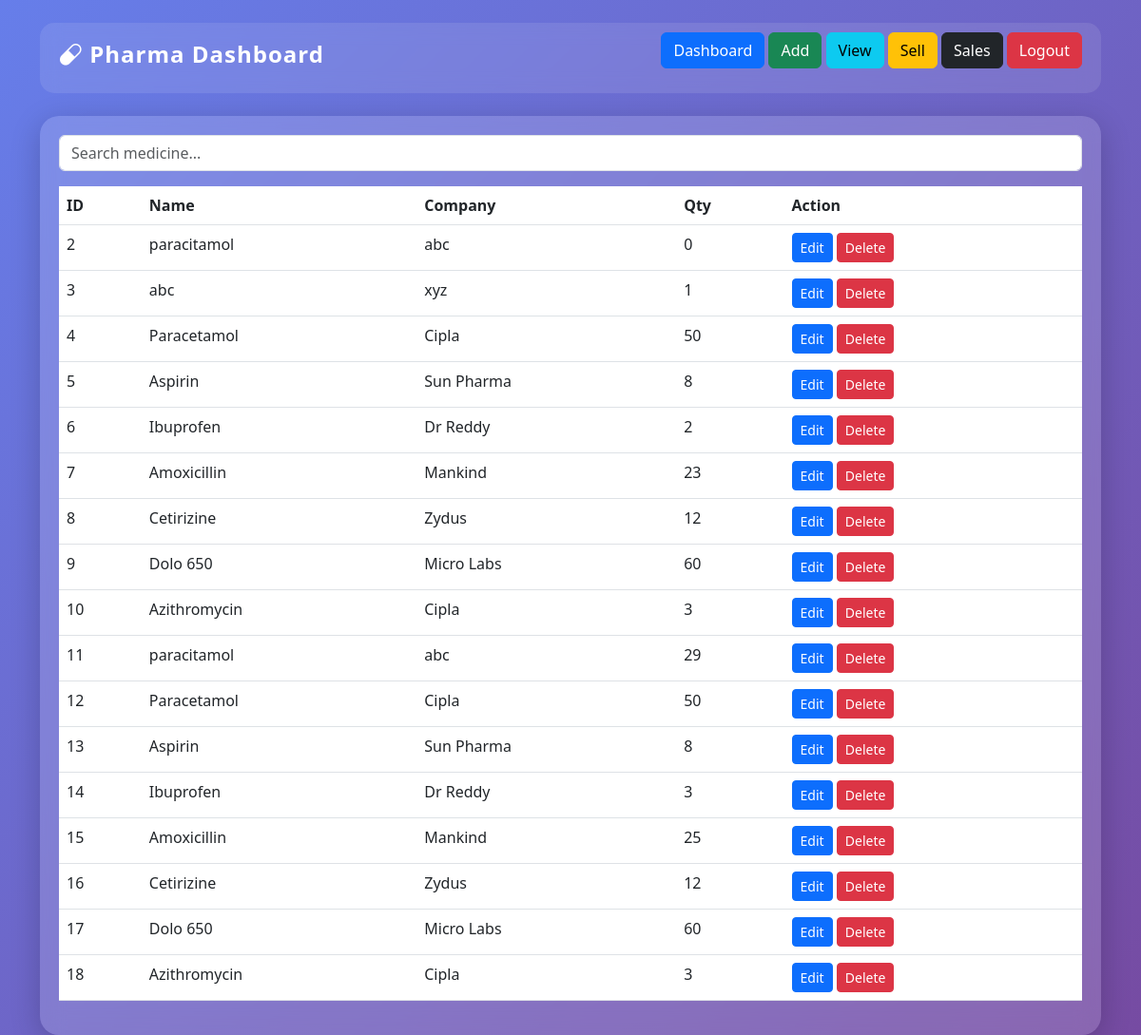
Before: /view (signed in) with the older database file.
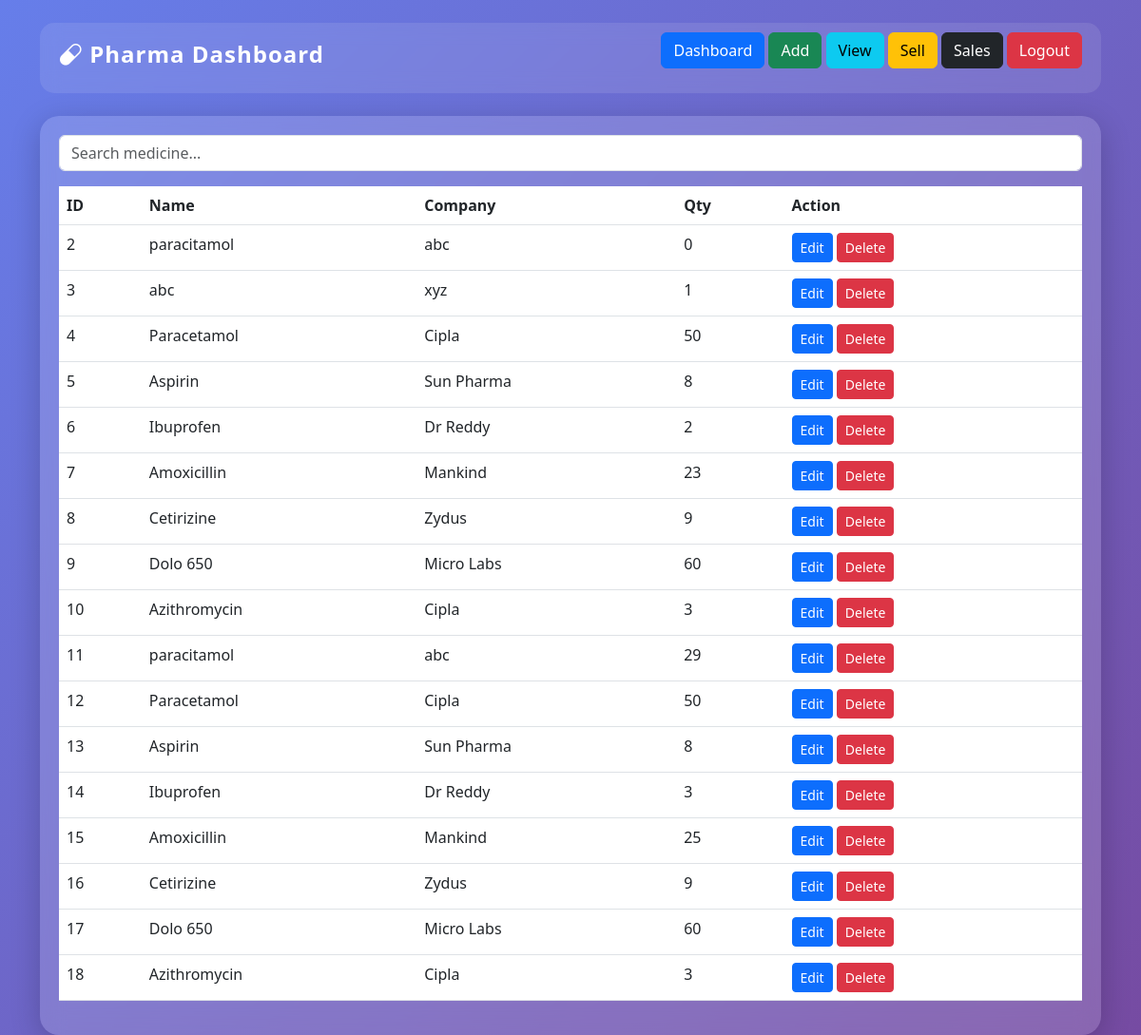
After: the same page with the newer database file.
### tables this page shows
CREATE TABLE medicine(
        id INTEGER PRIMARY KEY AUTOINCREMENT,
        name TEXT,
        company TEXT,
        price REAL,
        quantity INTEGER,
        expiry TEXT);

### app.py (the view)
@app.route("/view")
@role_required("admin", "pharmacist", "staff")
def view():
    if not is_logged_in():
        return redirect("/login")
    search = request.args.get("search", "")
    conn = connect_db()
    cur = conn.cursor()
    if search:
        cur.execute("SELECT * FROM medicine WHERE name LIKE ?", ('%' + search + '%',))
    else:
        cur.execute("SELECT * FROM medicine")
    data = cur.fetchall()
    return render_template("view.html", data=data, search=search)

### app.py (called while the page is built)
def connect_db():
    return sqlite3.connect("database.db")

def role_required(*roles):
    def wrapper(f):
        @wraps(f)
        def decorated(*args, **kwargs):
            if "user" not in session:
                return redirect("/login")
            if session.get("role") not in roles:
                return abort(403)
            return f(*args, **kwargs)
        return decorated
    return wrapper

def is_logged_in():
    return "user" in session

### templates/view.html
{% extends 'layout.html' %}
{% block content %}
<form method="GET" class="mb-3">
    <input type="text" name="search" placeholder="Search medicine..."
           value="{{search}}" class="form-control">
</form>
<table class="table">
<tr><th>ID</th><th>Name</th><th>Company</th><th>Qty</th><th>Action</th></tr>
{% for i in data %}
<tr>
<td>{{i[0]}}</td>
<td>{{i[1]}}</td>
<td>{{i[2]}}</td>
<td>{{i[4]}}</td>
<td>
    <a href="/edit/{{i[0]}}" class="btn btn-primary btn-sm">Edit</a>
    <a href="/delete/{{i[0]}}" class="btn btn-danger btn-sm">Delete</a>
</td>
</tr>
{% endfor %}
{% endblock %}

Changed rows visible on the page:
changed medicine id 8: quantity "12" → "9"
changed medicine id 16: quantity "12" → "9"
